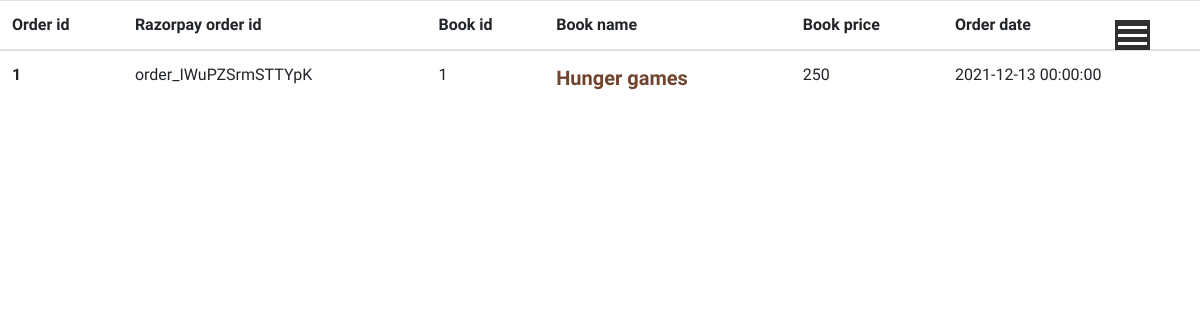
/order (signed in), run on the app's committed database.
### main/models.py (models this page shows, shortened)
class Orders(db.Model):
    id = db.Column(db.Integer, primary_key=True)
    razorpay_order_id = db.Column(db.String(100), unique=True,nullable=False)
    book_id = db.Column(db.Integer,db.ForeignKey('book.id'), nullable= False)
    user_id = db.Column(db.Integer,db.ForeignKey('user.id'), nullable= False)
    book_price = db.Column(db.Integer, nullable= False)
    order_date = db.Column(db.DateTime,nullable=False, default=date.today)

class Book(db.Model):
    id = db.Column(db.Integer, primary_key=True)
    title = db.Column(db.String(100), nullable=False)
    image_file = db.Column(db.String(20), nullable=False, default='/img/book3.jpeg')
    publishing_year = db.Column(db.Integer)
    author = db.Column(db.String(50), nullable=False)
    genre = db.Column(db.String(10))
    nocopies= db.Column(db.Integer)
    description = db.Column(db.String(5000))
    price = db.Column(db.Integer, nullable= False)
    order = db.relationship('Orders',backref='books',lazy=True)

### main/routes.py (the view)
@app.route("/order")
@login_required
def order_list():
    orders = Orders.query.filter_by(user_id = current_user.id)
    books=Book.query.all()
    return render_template('order.html',orders=orders,books=books)

### main/models.py (called while the page is built)
@login_manager.user_loader
def load_user(user_id):
    return User.query.get(int(user_id))

### main/templates/order.html
{% extends "base.html" %}
{% block content %}
  <div class="each-order">
        <table class="table">
            <thead>
              <tr>
                <th scope="col">Order id</th>
                <th scope="col">Razorpay order id</th>
                <th scope="col">Book id</th>
                <th scope="col">Book name</th>
                <th scope="col">Book price</th>
                <th scope="col">Order date</th>
              </tr>
            </thead>
            <tbody>
            {% for order in orders %}
              <tr>
                <th scope="row">{{ order.id }}</th>
                <td>{{ order.razorpay_order_id }}</td>
                <td>{{ order.book_id }}</td>
                {%for book in books%}
                {% if book.id == order.book_id  %}
                    <td><a class="mr-2" href="{{ url_for('book_info', book_id=order.book_id)}}" style="font-size: 20px; color: #70442d; font-weight: 600;">{{ book.title}}</a></td>
                {%endif%}
                {%endfor%}
                <td>{{ order.book_price }}</td>
                <td>{{ order.order_date}}</td>
              </tr>
              {% endfor %}
            </tbody>
          </table>
      </div>
{% endblock %}

### main/static/css/styles.css (style rules this page uses)
* { margin: 0; padding: 0; }
body { font-family:'Ubuntu'; }

### data on the page
Orders: id "1", razorpay_order_id "order_IWuPZSrmSTTYpK", book_id "1", book_price "250", order_date "2021-12-13 00:00:00"
Book: title "Hunger games"
